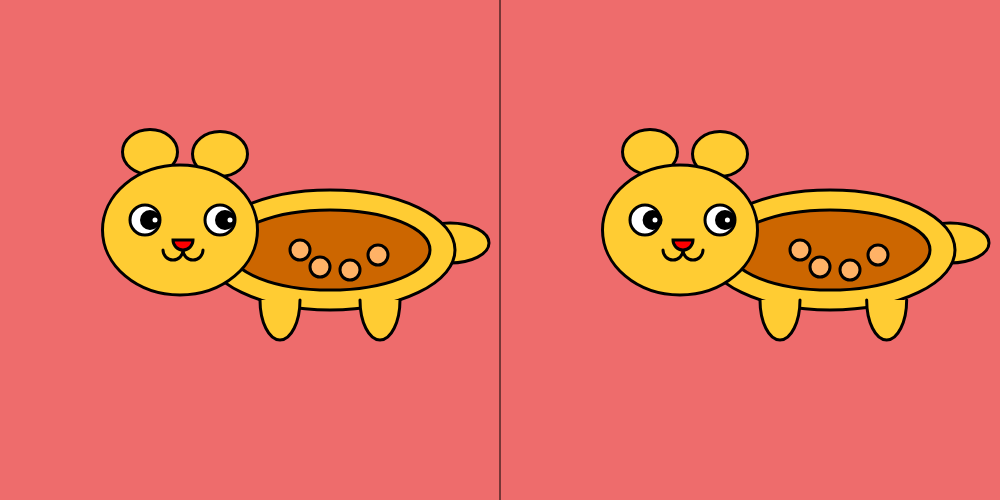
Frame 1 (no input)
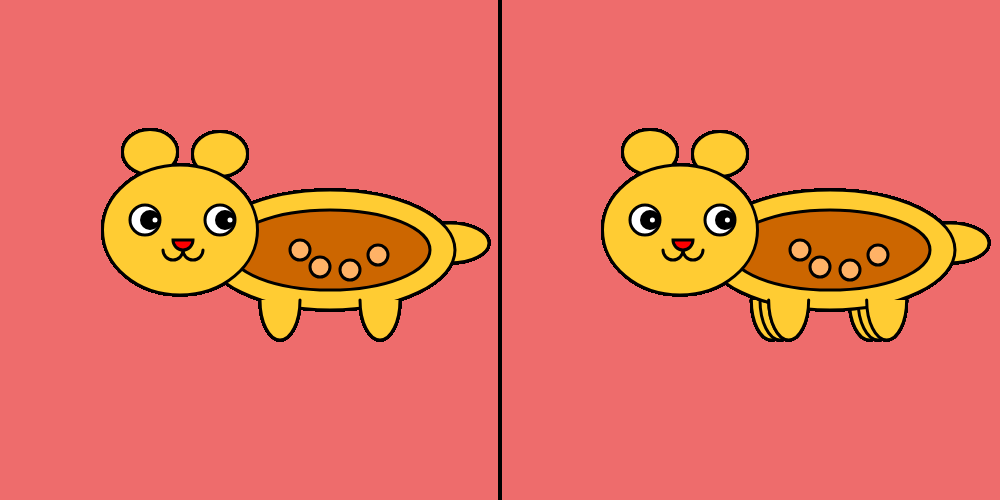
Frame 60 (no input)
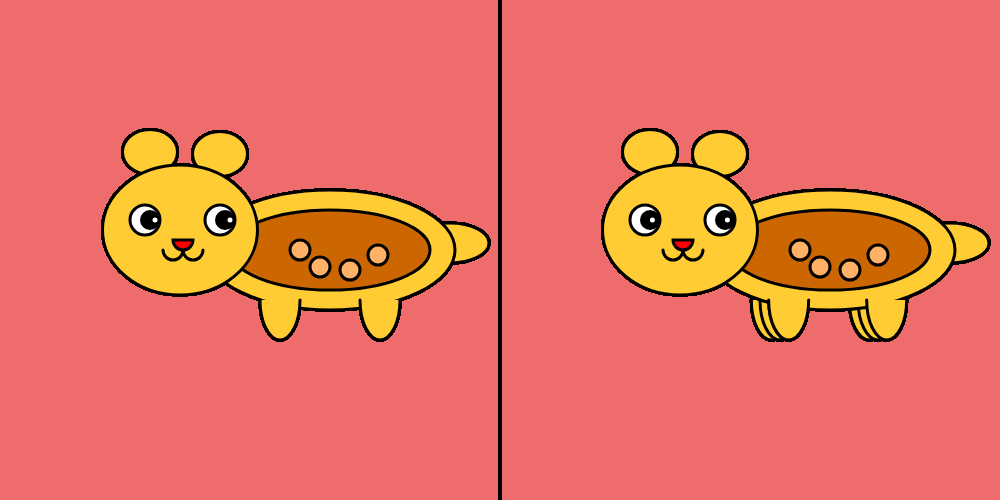
Frame 120 (the mouse pressed at the canvas centre since frame 60)

The p5.js sketch that drew these frames (run headless with seeded random() and noise() and a simulated clock; from frame 60 on, the mouse is pressed at the canvas centre):

// p5.js sketch
// ── sketch.js
function setup() {
    // put setup code here
    createCanvas(1000,500);
    background('#EE6C6C');
    y = 655
    z = 730
    a = 300
    x = 780
    w = 650
    j = 0
}  


    function draw() {
        // garis tengah
        line(500,0, 500, 500)
        strokeWeight(3); //ketebalan garis
        
        //GAMBAR BAGIAN KIRI
        //ekor
        fill('#FFCC33')
        ellipse(450,243,78,40)

        //badan
        fill('#FFCC33')
        ellipse(330,250,250,120)
        fill('#CC6600')
        ellipse(330,250,200,80)
        fill('#FFB266')
        ellipse(300,250,20,20)
        fill('#FFB266')
        ellipse(378,255,20,20)
        fill('#FFB266')
        ellipse(320,267,20,20)
        fill('#FFB266')
        ellipse(350,270,20,20)
        fill('#FFCC33') //tangan
        arc(280, 300, 40,80,0,PI)
        arc(380, 300, 40,80,0,PI)

        //kuping
        fill('#FFCC33')
        ellipse(150,152,55,45)
        ellipse(220,154,55,45)
        //kepala
        fill('#FFCC33')
        ellipse(180,230,155,130)

        //bibir
        fill('#FFCC33')
        arc(193, 250, 20,20,0,PI)
        fill('#FFCC33')
        arc(173, 250, 20,20,0,PI)
        fill('#FF0000')
        arc(183, 240, 20,20,0,PI,PIE) //hidung
        
        //mata
        fill('#FFFFFF')
        ellipse(145,220,30,30)
        fill('#FFFFFF')
        ellipse(220,220,30,30)
        fill('#000000')
        ellipse(150,220,17,17)
        fill('#000000')
        ellipse(225,220,17,17)
        fill('#FFFFFF')
        ellipse(155,220,8,8)
        fill('#FFFFFF')
        ellipse(230,220,8,8)
        
//BAGIAN KANAN       
        
//ekor
fill('#FFCC33')
ellipse(950,243,78,40)

//badan
fill('#FFCC33')
ellipse(830,250,250,120)
fill('#CC6600')
ellipse(830,250,200,80)
fill('#FFB266')
ellipse(800,250,20,20)
fill('#FFB266')
ellipse(878,255,20,20)
fill('#FFB266')
ellipse(820,267,20,20)
fill('#FFB266')
ellipse(850,270,20,20)

fill('#FFCC33') //tangan
var x = 780 + 10 * Math.sin(PI/3*j) //20 itu jaraknya
j+=1
arc(x, 300, 40,80,0,PI)
var a = 878 + 10 * Math.sin(PI/3*j) //20 itu jaraknya
j+=1
arc(a, 300, 40,80,0,PI)

//kuping
fill('#FFCC33')
ellipse(650,152,55,45)
ellipse(720,154,55,45)
//kepala
fill('#FFCC33')
ellipse(680,230,155,130)

//bibir
fill('#FFCC33')
arc(693, 250, 20,20,0,PI)
fill('#FFCC33')
arc(673, 250, 20,20,0,PI)
fill('#FF0000')
arc(683, 240, 20,20,0,PI,PIE) //hidung

//mata
fill('#FFFFFF')
ellipse(645,220,30,30)
fill('#FFFFFF')
ellipse(720,220,30,30)
fill('#000000')
var w = 650 + 3 * Math.sin(PI/3*j) //20 itu jaraknya
j+=1
ellipse(w,220,17,17)
fill('#000000')
ellipse(725,220,17,17)
fill('#FFFFFF')
var y = 655 + 3 * Math.sin(PI/3*j) //20 itu jaraknya
j+=1
ellipse(y,220,8,8)
fill('#FFFFFF')
var z = 730 + 3 * Math.sin(PI/3*j) //20 itu jaraknya
j+=1
ellipse(z,220,8,8)    

    }
